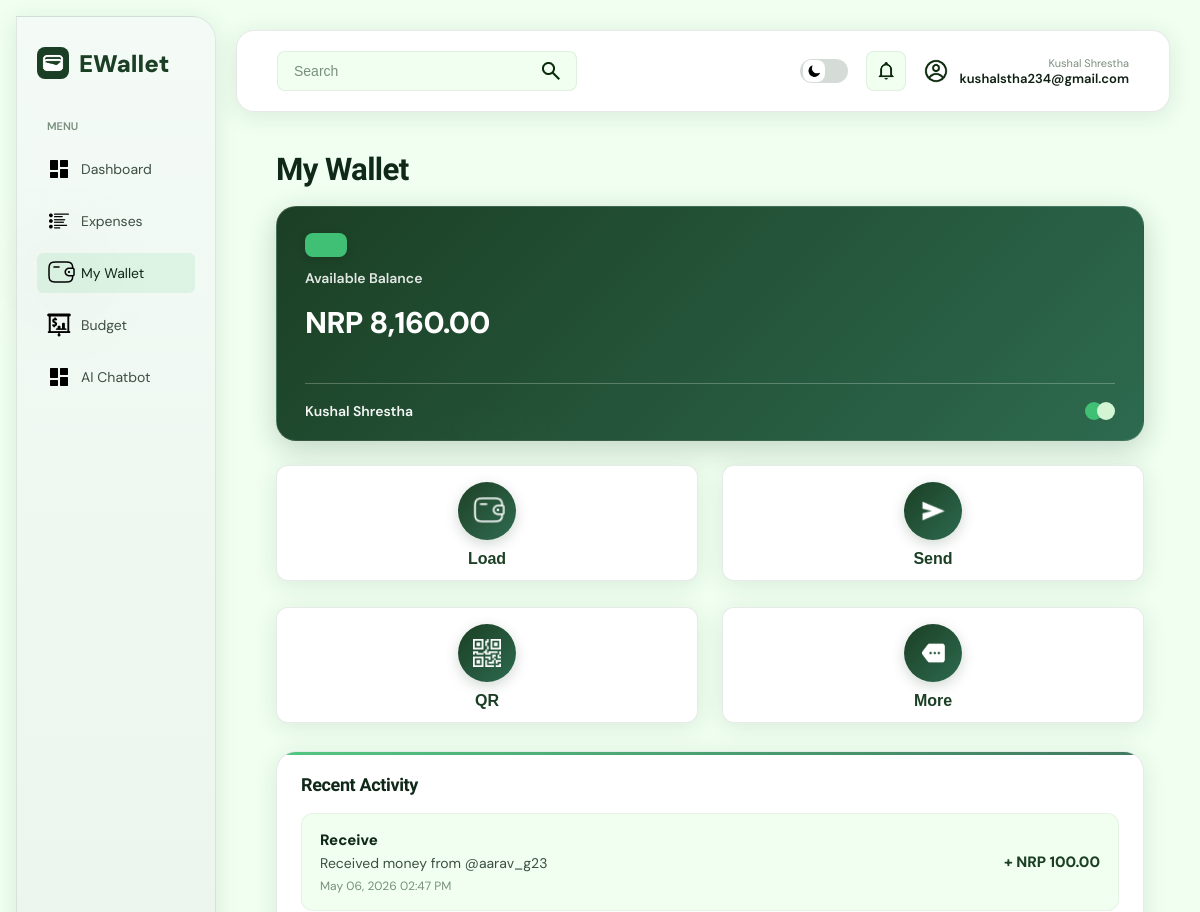
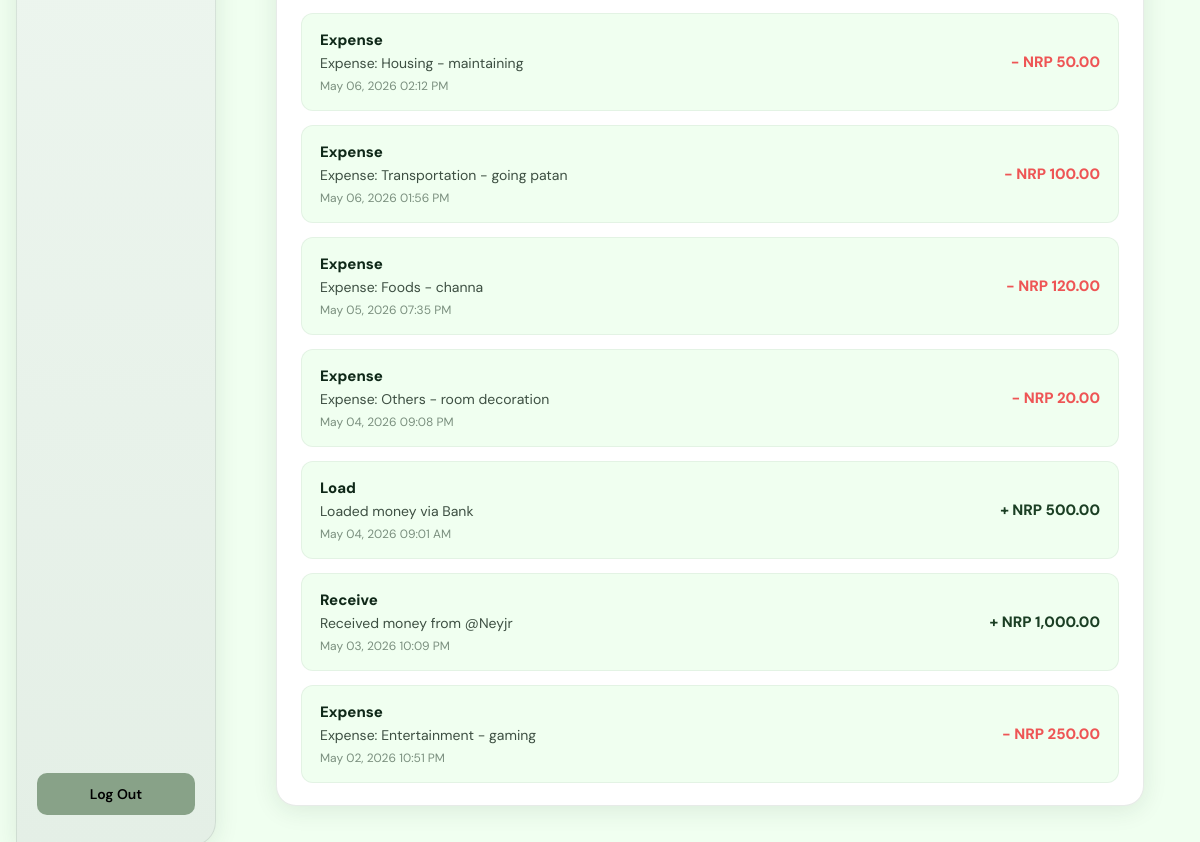
The page /pages/wallet.php (signed in) on the database its author committed (2 pictures, top to bottom).
### tables this page shows
CREATE TABLE `users` (
  `id` int(10) UNSIGNED NOT NULL AUTO_INCREMENT,
  `fullname` varchar(100) NOT NULL,
  `username` varchar(30) NOT NULL,
  `email` varchar(180) NOT NULL,
  `balance` decimal(14,2) NOT NULL DEFAULT 0.00,
  `password_hash` varchar(255) NOT NULL,
  `created_at` datetime NOT NULL DEFAULT current_timestamp(),
  PRIMARY KEY (`id`),
  UNIQUE KEY `username` (`username`),
  UNIQUE KEY `email` (`email`),
  KEY `idx_email` (`email`),
  KEY `idx_username` (`username`)
);

CREATE TABLE `transactions` (
  `id` int(10) UNSIGNED NOT NULL AUTO_INCREMENT,
  `user_id` int(10) UNSIGNED NOT NULL,
  `related_user_id` int(10) UNSIGNED DEFAULT NULL,
  `type` enum('load','send','receive','expense') NOT NULL,
  `amount` decimal(14,2) NOT NULL,
  `description` varchar(255) DEFAULT NULL,
  `created_at` datetime NOT NULL DEFAULT current_timestamp(),
  PRIMARY KEY (`id`),
  KEY `idx_user_id` (`user_id`),
  CONSTRAINT `transactions_ibfk_1` FOREIGN KEY (`user_id`) REFERENCES `users` (`id`) ON DELETE CASCADE
);

### backend/pages/wallet_page.php (called while the page is built, shortened)
<?php
require_once __DIR__ . '/../connection.php';
$user_id = (int) $_SESSION['user_id'];
$user_stmt = $mysqli->prepare('SELECT fullname, username, email, balance FROM users WHERE id = ?');
$user_stmt->bind_param('i', $user_id);
$user_stmt->execute();
$user_result = $user_stmt->get_result();
$user = $user_result->fetch_assoc();
$bal = max(0.0, (float) $user['balance']);
$transactions_stmt = $mysqli->prepare('SELECT type, amount, description, created_at FROM transactions WHERE user_id = ? ORDER BY created_at DESC, id DESC LIMIT 8');
$transactions_stmt->bind_param('i', $user_id);
$transactions_stmt->execute();
$transactions_result = $transactions_stmt->get_result();
$transactions = $transactions_result->fetch_all(MYSQLI_ASSOC);
$wallet_balance = number_format($bal, 2);

### pages/wallet.php (the view, shortened to what this page needs)
<?php require_once '../backend/pages/wallet_page.php'; ?>
<!DOCTYPE html>
<html lang="en">
<head>
    <?php
    include __DIR__ . '/../components/head_theme.php';
    ?>
</head>
<body>
    <div class="container">
        <?php include '../components/sidebar.php'; ?>
        <div class="main-content">
            <?php include '../components/topbar.php'; ?>
            <div class="wallet-page">
                <h1 class="dashboard-title wallet-title">My Wallet</h1>
                <div class="wallet-top-grid">
                    <section class="wallet-balance-card">
                        <div class="wallet-chip" aria-hidden="true"></div>
                        <div class="wallet-balance-label">Available Balance</div>
                        <div class="wallet-balance-value">NRP <?php echo $wallet_balance; ?></div>
                        <div class="wallet-card-footer">
                            <div class="wallet-owner"><?php echo $user_name; ?></div>
                            <div class="wallet-brand" aria-hidden="true">
                                <span class="wallet-brand-circle wallet-brand-circle-left"></span>
                                <span class="wallet-brand-circle wallet-brand-circle-right"></span>
                            </div>
                        </div>
                    </section>
                    <section class="wallet-actions-grid">
                        <button
                            class="wallet-action-card wallet-action-card-load"
                            type="button"
                            onclick="window.location.href='load_money.php'"
                        >
                            <span class="wallet-action-icon-wrap">
                                <img src="../assets/icons/solar_wallet-linear.png" alt="Load icon" class="wallet-action-icon wallet-action-icon-load">
                            </span>
                            <span class="wallet-action-label">Load</span>
                        </button>
                        <button class="wallet-action-card" type="button"
                            onclick="window.location.href='send_money.php'">
                            <span class="wallet-action-icon-wrap">
                                <img src="../assets/icons/send button.png" alt="Send icon" class="wallet-action-icon">
                            </span>
                            <span class="wallet-action-label">Send</span>
                        </button>
                        <button class="wallet-action-card" type="button" onclick="window.location.href='qr.php'">
                            <span class="wallet-action-icon-wrap">
                                <img src="../assets/icons/Qrcode.png" alt="QR icon" class="wallet-action-icon">
                            </span>
                            <span class="wallet-action-label">QR</span>
                        </button>
                        <button class="wallet-action-card" type="button"
                        onclick="window.location.href='setting.php'">
                            <span class="wallet-action-icon-wrap">
                                <img src="../assets/icons/moreicon.png" alt="More icon" class="wallet-action-icon">
                            </span>
                            <span class="wallet-action-label">More</span>
                        </button>
                    </section>
                </div>
                <section class="wallet-panel">
                    <div class="wallet-panel-header">
                        <h2 class="wallet-panel-title">Recent Activity</h2>
                    </div>
                    <?php if (!$transactions): ?>
                        <div class="wallet-empty-state">No wallet activity yet.</div>
                    <?php else: ?>
                        <div class="wallet-transaction-list">
                            <?php foreach ($transactions as $transaction): ?>
                                <?php
                                $type = $transaction['type'];
                                $amount = number_format((float) $transaction['amount'], 2);
                                $incoming_types = ['load', 'receive'];
                                $is_incoming = in_array($type, $incoming_types, true);
                                $direction_class = $is_incoming ? 'is-incoming' : 'is-outgoing';
                                $amount_prefix = $is_incoming ? '+ NRP ' : '- NRP ';
                                $type_label = $type === 'expense' ? 'Expense' : ucfirst($type);
                                $created_at = date('M d, Y h:i A', strtotime($transaction['created_at']));
                                $search_text = trim($type_label . ' ' . (string)($transaction['description'] ?? '') . ' ' . $created_at);
                                ?>
                                <article class="wallet-transaction-item" data-search-text="<?php echo htmlspecialchars($search_text); ?>">
                                    <div class="wallet-transaction-meta">
                                        <div class="wallet-transaction-type"><?php echo htmlspecialchars($type_label); ?></div>
                                        <div class="wallet-transaction-description"><?php echo htmlspecialchars($transaction['description']); ?></div>
                                        <div class="wallet-transaction-time"><?php echo htmlspecialchars($created_at); ?></div>
                                    </div>
                                    <div class="wallet-transaction-amount <?php echo $direction_class; ?>">
                                        <?php echo htmlspecialchars($amount_prefix . $amount); ?>
                                    </div>
                                </article>
                            <?php endforeach; ?>
                        </div>
                    <?php endif; ?>
                </section>
            </div>
        </div>
    </div>
</body>
</html>

### assets/css/style.css (style rules this page uses)
* { margin: 0; padding: 0; box-sizing: border-box; }
body { font-family: -apple-system, BlinkMacSystemFont, "Segoe UI", Roboto, "Helvetica Neue", Arial, sans-serif; background: #f0fff0; background: var(--green-lightest, #f0fff0); color: #0f1f14; color: var(--text-dark, #0f1f14); }
img { display: block; }
.container { display: flex; min-height: 100vh; gap: 24px; padding: 20px; }
.main-content { flex: 1; display: flex; flex-direction: column; }
.dashboard, .budget-page, .wallet-page { padding: 40px; flex: 1; overflow-y: auto; }
.dashboard-title { font-size: 28px; font-weight: 600; color: var(--green-darkest, #0f2818); margin-bottom: 30px; }

### assets/css/landing.css (style rules this page uses)
:root { --green-darkest: #0f2818; --green-dark: #1b3f24; --green-mid: #2d6a4f; --green-muted: #6f8f6f; --green-light: #d4f5d4; --green-lightest: #f0fff0; --green-accent: #40c074; --green-glow: rgba(64, 192, 116, 0.18); --white: #ffffff; --text-dark: #0f1f14; --text-body: #3d4f42; --text-muted: #7a8f7e; --card-bg: #f6fdf7; --card-border: rgba(27, 63, 36, 0.10); --radius-lg: 20px; --radius-md: 12px; --radius-sm: 8px; --shadow-card: 0 4px 24px rgba(27, 63, 36, 0.10); --shadow-hover: 0 16px 48px rgba(27, 63, 36, 0.18); --font-display: 'Sora', sans-serif; --font-body: 'DM Sans', sans-serif; --transition: all 0.28s cubic-bezier(0.4, 0, 0.2, 1); }
*, *::before, *::after { box-sizing: border-box; }

### assets/css/app-shell.css (style rules this page uses)
body:not(.landing-body) { font-family: var(--font-body), "DM Sans", -apple-system, BlinkMacSystemFont, "Segoe UI", Roboto, sans-serif; background: var(--green-lightest); color: var(--text-dark); }
body:not(.landing-body) .dashboard-title, body:not(.landing-body) .page-title { font-family: var(--font-display), "Sora", sans-serif; letter-spacing: -0.02em; }
body:not(.landing-body) .container { padding: 16px 16px 20px; gap: 20px; }

### rows shown on the page
users: balance "8,160.00"
transactions: type "Receive", description "Received money from @aarav_g23", created_at "May 06, 2026 02:47 PM", type+amount "+ NRP 100.00"
transactions: type "Expense", description "Expense: Housing - maintaining", created_at "May 06, 2026 02:12 PM", type+amount "- NRP 50.00"
transactions: type "Expense", description "Expense: Transportation - going patan", created_at "May 06, 2026 01:56 PM", type+amount "- NRP 100.00"
transactions: type "Expense", description "Expense: Foods - channa", created_at "May 05, 2026 07:35 PM", type+amount "- NRP 120.00"
transactions: type "Expense", description "Expense: Others - room decoration", created_at "May 04, 2026 09:08 PM", type+amount "- NRP 20.00"
transactions: type "Load", description "Loaded money via Bank", created_at "May 04, 2026 09:01 AM", type+amount "+ NRP 500.00"
transactions: type "Receive", description "Received money from @Neyjr", created_at "May 03, 2026 10:09 PM", type+amount "+ NRP 1,000.00"
transactions: type "Expense", description "Expense: Entertainment - gaming", created_at "May 02, 2026 10:51 PM", type+amount "- NRP 250.00"

### other values the page prints
$user_name "Kushal Shrestha"
$user_email "kushalstha234@gmail.com"
$user_name "Kushal…"
